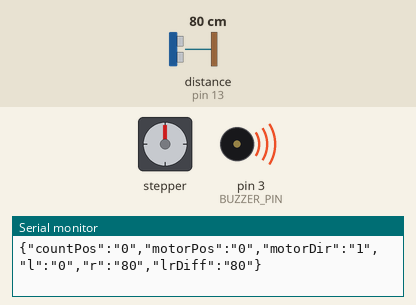
Bench run of a sketch on a simulated Arduino Uno, built with avr-gcc and run on an emulated ATmega328P. Parts: stepper motor, buzzer (waves = sounding), the last lines printed to the serial monitor. Wiring (inferred from the names in the program): ultrasonic range finder: trigger pin 12; echo pin 13. The test bench sets the inputs (shaded band); at power-on: distance to the obstacle (sensor on pin 13) 80 cm. The echo pulse lasts 58.3 µs per cm; stepper angles assume 2048 steps per turn.

Above: at 0.07 s.
At 1.2 s:
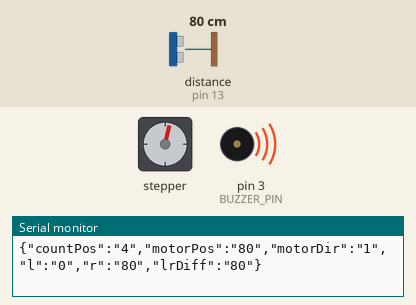
1.3 s: distance to the obstacle (sensor on pin 13) set to 2 cm
4.3 s: distance to the obstacle (sensor on pin 13) set to 60 cm
Timing chart, 0 to 13.3 s (numbered marks = the images above; inputs shaded):
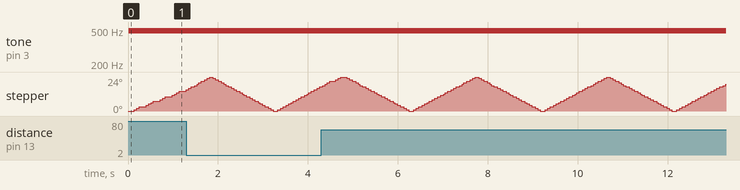

The sketch:

Sonar-V.ino
```cpp
/**
 * Project name: Sonar-V
 * Author: Allan Brazute Alves
 *
 * What it takes:
 * 1- Arduino (UNO R3)
 * 2- Steeper (28BYJ-48 - Pins IN1:8, IN2:10, IN3:9, IN4:11 - 5V)
 * 3- Ultrasonic range finder (HC-SRD4 - Pins E:12, T:13 - 5V)
 * 4- Buzzer (Pin 3)
 *
 */

#include "Ultrasonic.h"
#include <Stepper.h>
#include <math.h>

// Constants
const byte BUZZER_PIN = 3;
const byte BUZZER_VOL = 100;

const byte STEPPER_PIN[] = {8, 10, 9, 11};
const byte STEPPER_RPM = 64;
const int STEPPER_SPEED = 100;
const int STEPPER_STEPS2GO = 20; //2048;
const int STEPPER_ARC = 128;

const byte USONIC_PIN[] = {12,13};

const int SERIAL_BRATE = 9600;

FILE serial_stdout;

// Variables;
byte minDistDiff = 3;
int maxDistDiff = 1000;
int l = 0;
int r = 0;

int radar[2][round((STEPPER_ARC/STEPPER_STEPS2GO)+1)];
int countPos = 0;
int motorPos = 0;
int motorDir = 1; //1 Right, -1 Left

// Instantiate classes
Stepper stepper(STEPPER_RPM, STEPPER_PIN[0], STEPPER_PIN[1], STEPPER_PIN[2], STEPPER_PIN[3]);
Ultrasonic ultrasonic(USONIC_PIN[0], USONIC_PIN[1]); //(Trig,Echo);


void setup()
{
  stepper.setSpeed(STEPPER_SPEED);
  Serial.begin(SERIAL_BRATE);
  pinMode(BUZZER_PIN, OUTPUT);

  fdev_setup_stream(&serial_stdout, serial_putchar, NULL, _FDEV_SETUP_WRITE);
  stdout = &serial_stdout;
}

void loop()
{
  if (motorDir < 0)
  {
    l = radar[0][countPos] = ultrasonic.Ranging(CM);
  }
  else
  {
    r = radar[1][countPos] = ultrasonic.Ranging(CM);
  }

  int lrDiff = (l > r)? l - r : r - l;

  printf("{\"countPos\":\"%u\",\"motorPos\":\"%u\",\"motorDir\":\"%d\",\"l\":\"%u\",\"r\":\"%u\",\"lrDiff\":\"%u\"}\n", countPos, motorPos, motorDir, l, r, lrDiff);

  if ( lrDiff > minDistDiff && lrDiff < maxDistDiff )
  {
    analogWrite(BUZZER_PIN, BUZZER_VOL);
    delay(lrDiff);
    digitalWrite(BUZZER_PIN, LOW);
  }

  motorStep();
}

void motorStep()
{
  if ( (motorDir == -1 && motorPos <= (STEPPER_ARC - STEPPER_ARC)) || (motorDir == 1 && motorPos >= STEPPER_ARC) )
  {
    motorDir *= -1;
  }

  int stepNow = STEPPER_STEPS2GO * motorDir;

  stepper.step(stepNow);
  countPos += motorDir;
  motorPos += stepNow;
}

int serial_putchar(char c, FILE* f) {
    if (c == '\n') serial_putchar('\r', f);
    return Serial.write(c) == 1? 0 : 1;
}
```

Ultrasonic.cpp
```cpp
/*
  Ultrasonic.cpp - Library for HC-SR04 Ultrasonic Ranging Module.library

  http://www.aliexpress.com/store/226959
*/

#include <Arduino.h>
#include "Ultrasonic.h"

Ultrasonic::Ultrasonic(int TP, int EP)
{
   pinMode(TP,OUTPUT);
   pinMode(EP,INPUT);
   Trig_pin=TP;
   Echo_pin=EP;
}

long Ultrasonic::Timing()
{
  digitalWrite(Trig_pin, LOW);
  delayMicroseconds(2);
  digitalWrite(Trig_pin, HIGH);
  delayMicroseconds(10);
  digitalWrite(Trig_pin, LOW);
  duration = pulseIn(Echo_pin,HIGH);
  return duration;
}

long Ultrasonic::Ranging(int sys)
{
  Timing();
  distacne_cm = duration /29 / 2 ;
  distance_inc = duration / 74 / 2;
  if (sys)
  return distacne_cm;
  else
  return distance_inc;
}
```

Ultrasonic.h
```cpp
/*
  Ultrasonic.h - Library for HC-SR04 Ultrasonic Ranging Module.library

  http://www.aliexpress.com/store/226959
*/

#ifndef Ultrasonic_h
#define Ultrasonic_h

#include <Arduino.h>

#define CM 1
#define INC 0


class Ultrasonic
{
  public:
    Ultrasonic(int TP, int EP);
    long Timing();
    long Ranging(int sys);

    private:
    int Trig_pin;
    int Echo_pin;
    long  duration,distacne_cm,distance_inc;

};

#endif
```
